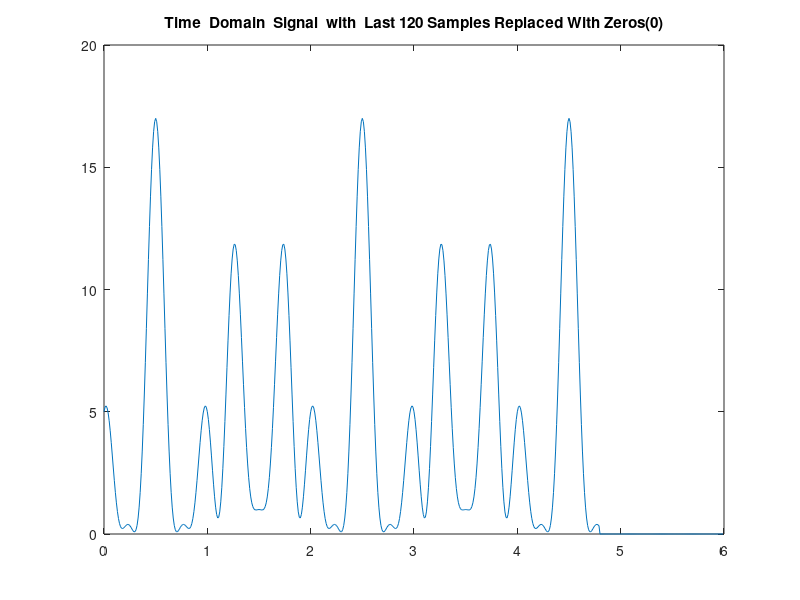
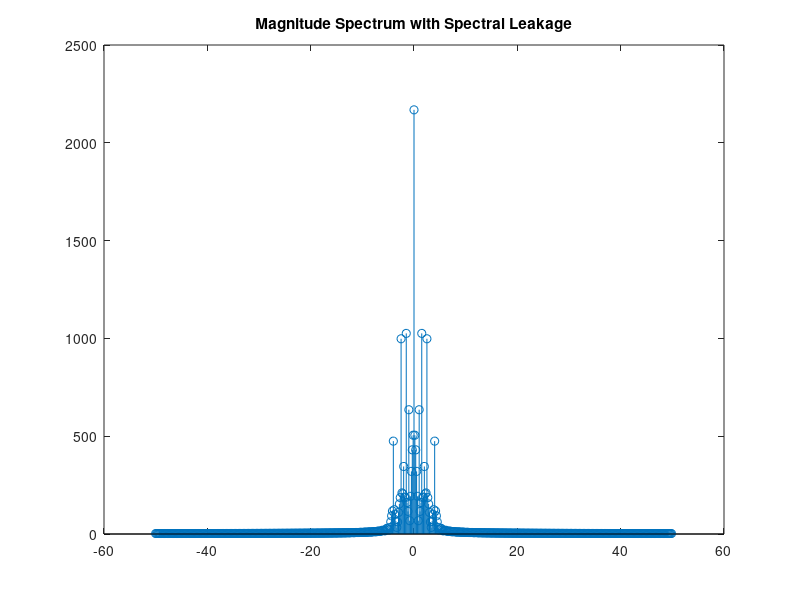

Recreate these plots in MATLAB, in order.
clc;
clear all;
close all;

%%%%%%%%%%%%%%%%%%%%%%%%%%%%%%%%%%%%%%%%%%%%%%%%%%%%%%
%  Part 1
%%%%%%%%%%%%%%%%%%%%%%%%%%%%%%%%%%%%%%%%%%%%%%%%%%%%%%
% load('signal.mat');
% figure();
% plot(z(:,1), z(:,2));
% title('Time  Domain  Signal  with  Signal  Sampling  Period  N = 200');
%%%%%%%%%%%%%%%%%%%%%%%%%%%%%%%%%%%%%%%%%%%%%%%%%%%%%%
%  Part 1
%%%%%%%%%%%%%%%%%%%%%%%%%%%%%%%%%%%%%%%%%%%%%%%%%%%%%%

%%%%%%%%%%%%%%%%%%%%%%%%%%%%%%%%%%%%%%%%%%%%%%%%%%%%%%
%  Part 2
%%%%%%%%%%%%%%%%%%%%%%%%%%%%%%%%%%%%%%%%%%%%%%%%%%%%%%
% load('signal.mat');
% Ts = 0.01;              % <--- Sampling period
% y = fft(z(:,2));        % <--- 
% fs = 1/Ts;              % <--- Sampling Frequency
% 
% n = length(z(:,2));     % <--- Number of samples in the signal
% fshift = (-n/2:(n/2)-1)*(fs/n); % <--- x axis frequency (Hz)
% yshift = fftshift(y);   % <--- shifted fft around 0 frequency
% figure();
% stem(fshift, abs(yshift));
% title('Stem Plot of Frequency Spectrum');
%%%%%%%%%%%%%%%%%%%%%%%%%%%%%%%%%%%%%%%%%%%%%%%%%%%%%%
%  Part 2
%%%%%%%%%%%%%%%%%%%%%%%%%%%%%%%%%%%%%%%%%%%%%%%%%%%%%%

%%%%%%%%%%%%%%%%%%%%%%%%%%%%%%%%%%%%%%%%%%%%%%%%%%%%%%
%  Part 2 Adding Frequency Bins
%%%%%%%%%%%%%%%%%%%%%%%%%%%%%%%%%%%%%%%%%%%%%%%%%%%%%%
% figure();
% sig = cos(2*pi*1.*z(:,1)) + cos(2*pi*1.5.*z(:,1)) ...
%     + cos(2*pi*2.*z(:,1)) + cos(2*pi*2.5.*z(:,1)) ...
%     + cos(2*pi*4.*z(:,1));
% plot(z(:,1), sig);
% title('Frequency Bins Added Together to Reproduce Fundamental Frequency');
%%%%%%%%%%%%%%%%%%%%%%%%%%%%%%%%%%%%%%%%%%%%%%%%%%%%%%
%  Part 2 Adding Frequency Bins
%%%%%%%%%%%%%%%%%%%%%%%%%%%%%%%%%%%%%%%%%%%%%%%%%%%%%%

%%%%%%%%%%%%%%%%%%%%%%%%%%%%%%%%%%%%%%%%%%%%%%%%%%%%%%
%  Part 3
%%%%%%%%%%%%%%%%%%%%%%%%%%%%%%%%%%%%%%%%%%%%%%%%%%%%%%
load('signal.mat');
Ts = 0.01;
fs = 1/Ts;
for i=481:600    % <--- for loop to replace last 120 with zeros
    z(i, 2) = 0; % <--- Replace with zeros
end

figure();
plot(z(:,1), z(:,2));
title('Time  Domain  Signal  with  Last 120 Samples Replaced With Zeros(0)');
y = fft(z(:,2));
n = length(z(:,2));
fshift = (-n/2:(n/2)-1)*(fs/n);
yshift = fftshift(y);
figure();
stem(fshift, abs(yshift));
title('Magnitude Spectrum with Spectral Leakage');
%%%%%%%%%%%%%%%%%%%%%%%%%%%%%%%%%%%%%%%%%%%%%%%%%%%%%%
%  Part 3
%%%%%%%%%%%%%%%%%%%%%%%%%%%%%%%%%%%%%%%%%%%%%%%%%%%%%%



